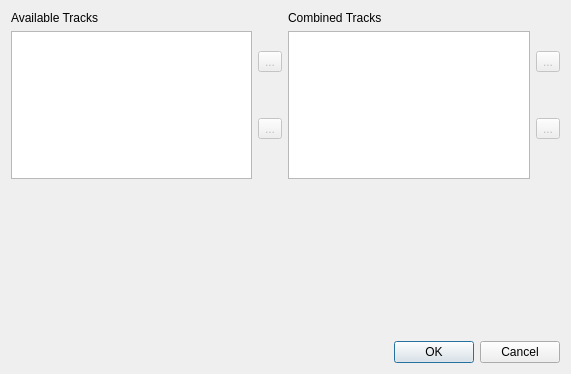
<?xml version="1.0" encoding="UTF-8"?>
<ui version="4.0">
 <class>ICombineTrk</class>
 <widget class="QDialog" name="ICombineTrk">
  <property name="geometry">
   <rect>
    <x>0</x>
    <y>0</y>
    <width>571</width>
    <height>374</height>
   </rect>
  </property>
  <property name="windowTitle">
   <string>Combine Tracks...</string>
  </property>
  <layout class="QVBoxLayout" name="verticalLayout_5">
   <item>
    <layout class="QHBoxLayout" name="horizontalLayout">
     <item>
      <layout class="QVBoxLayout" name="verticalLayout_3">
       <item>
        <widget class="QLabel" name="label">
         <property name="text">
          <string>Available Tracks</string>
         </property>
        </widget>
       </item>
       <item>
        <widget class="QListWidget" name="listAvailable"/>
       </item>
      </layout>
     </item>
     <item>
      <layout class="QVBoxLayout" name="verticalLayout">
       <item>
        <spacer name="verticalSpacer_3">
         <property name="orientation">
          <enum>Qt::Vertical</enum>
         </property>
         <property name="sizeHint" stdset="0">
          <size>
           <width>20</width>
           <height>40</height>
          </size>
         </property>
        </spacer>
       </item>
       <item>
        <widget class="QToolButton" name="toolSelect">
         <property name="enabled">
          <bool>false</bool>
         </property>
         <property name="text">
          <string>...</string>
         </property>
         <property name="icon">
          <iconset resource="../../resources.qrc">
           <normaloff>:/icons/Right.svgt</normaloff>:/icons/Right.svgt</iconset>
         </property>
        </widget>
       </item>
       <item>
        <spacer name="verticalSpacer">
         <property name="orientation">
          <enum>Qt::Vertical</enum>
         </property>
         <property name="sizeHint" stdset="0">
          <size>
           <width>20</width>
           <height>40</height>
          </size>
         </property>
        </spacer>
       </item>
       <item>
        <widget class="QToolButton" name="toolRemove">
         <property name="enabled">
          <bool>false</bool>
         </property>
         <property name="text">
          <string>...</string>
         </property>
         <property name="icon">
          <iconset resource="../../resources.qrc">
           <normaloff>:/icons/Left.svgt</normaloff>:/icons/Left.svgt</iconset>
         </property>
        </widget>
       </item>
       <item>
        <spacer name="verticalSpacer_2">
         <property name="orientation">
          <enum>Qt::Vertical</enum>
         </property>
         <property name="sizeHint" stdset="0">
          <size>
           <width>20</width>
           <height>40</height>
          </size>
         </property>
        </spacer>
       </item>
      </layout>
     </item>
     <item>
      <layout class="QVBoxLayout" name="verticalLayout_4">
       <item>
        <widget class="QLabel" name="label_2">
         <property name="text">
          <string>Combined Tracks</string>
         </property>
        </widget>
       </item>
       <item>
        <widget class="QListWidget" name="listSelected"/>
       </item>
      </layout>
     </item>
     <item>
      <layout class="QVBoxLayout" name="verticalLayout_2">
       <item>
        <spacer name="verticalSpacer_4">
         <property name="orientation">
          <enum>Qt::Vertical</enum>
         </property>
         <property name="sizeHint" stdset="0">
          <size>
           <width>20</width>
           <height>40</height>
          </size>
         </property>
        </spacer>
       </item>
       <item>
        <widget class="QToolButton" name="toolUp">
         <property name="enabled">
          <bool>false</bool>
         </property>
         <property name="text">
          <string>...</string>
         </property>
         <property name="icon">
          <iconset resource="../../resources.qrc">
           <normaloff>:/icons/Up.svgt</normaloff>:/icons/Up.svgt</iconset>
         </property>
        </widget>
       </item>
       <item>
        <spacer name="verticalSpacer_5">
         <property name="orientation">
          <enum>Qt::Vertical</enum>
         </property>
         <property name="sizeHint" stdset="0">
          <size>
           <width>20</width>
           <height>40</height>
          </size>
         </property>
        </spacer>
       </item>
       <item>
        <widget class="QToolButton" name="toolDown">
         <property name="enabled">
          <bool>false</bool>
         </property>
         <property name="text">
          <string>...</string>
         </property>
         <property name="icon">
          <iconset resource="../../resources.qrc">
           <normaloff>:/icons/Down.svgt</normaloff>:/icons/Down.svgt</iconset>
         </property>
        </widget>
       </item>
       <item>
        <spacer name="verticalSpacer_6">
         <property name="orientation">
          <enum>Qt::Vertical</enum>
         </property>
         <property name="sizeHint" stdset="0">
          <size>
           <width>20</width>
           <height>40</height>
          </size>
         </property>
        </spacer>
       </item>
      </layout>
     </item>
    </layout>
   </item>
   <item>
    <layout class="QHBoxLayout" name="horizontalLayout_2">
     <item>
      <spacer name="horizontalSpacer_2">
       <property name="orientation">
        <enum>Qt::Horizontal</enum>
       </property>
       <property name="sizeHint" stdset="0">
        <size>
         <width>40</width>
         <height>20</height>
        </size>
       </property>
      </spacer>
     </item>
     <item>
      <widget class="CPlotTrack" name="plotTrack" native="true">
       <property name="minimumSize">
        <size>
         <width>150</width>
         <height>150</height>
        </size>
       </property>
      </widget>
     </item>
     <item>
      <spacer name="horizontalSpacer">
       <property name="orientation">
        <enum>Qt::Horizontal</enum>
       </property>
       <property name="sizeHint" stdset="0">
        <size>
         <width>40</width>
         <height>20</height>
        </size>
       </property>
      </spacer>
     </item>
    </layout>
   </item>
   <item>
    <widget class="QDialogButtonBox" name="buttonBox">
     <property name="orientation">
      <enum>Qt::Horizontal</enum>
     </property>
     <property name="standardButtons">
      <set>QDialogButtonBox::Cancel|QDialogButtonBox::Ok</set>
     </property>
    </widget>
   </item>
  </layout>
 </widget>
 <customwidgets>
  <customwidget>
   <class>CPlotTrack</class>
   <extends>QWidget</extends>
   <header>plot/CPlotTrack.h</header>
   <container>1</container>
  </customwidget>
 </customwidgets>
 <resources>
  <include location="../../resources.qrc"/>
 </resources>
 <connections>
  <connection>
   <sender>buttonBox</sender>
   <signal>accepted()</signal>
   <receiver>ICombineTrk</receiver>
   <slot>accept()</slot>
   <hints>
    <hint type="sourcelabel">
     <x>248</x>
     <y>254</y>
    </hint>
    <hint type="destinationlabel">
     <x>157</x>
     <y>274</y>
    </hint>
   </hints>
  </connection>
  <connection>
   <sender>buttonBox</sender>
   <signal>rejected()</signal>
   <receiver>ICombineTrk</receiver>
   <slot>reject()</slot>
   <hints>
    <hint type="sourcelabel">
     <x>316</x>
     <y>260</y>
    </hint>
    <hint type="destinationlabel">
     <x>286</x>
     <y>274</y>
    </hint>
   </hints>
  </connection>
 </connections>
</ui>
